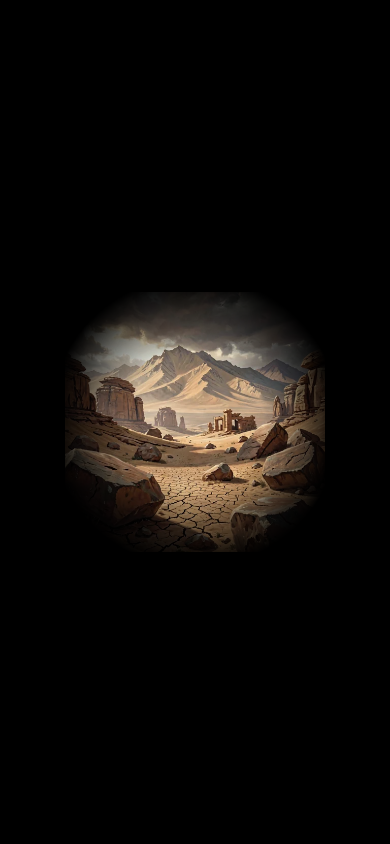
#> input picture tools/reference/pwa/arena_walkin.png, 390 x 844 px, given in place of arena_walkin.png.png, which was not available
$ python side_by_side.py ../reference/pwa/arena_walkin.png
#> lines starting #> are read from the running program, lines starting #| are printed output that depends on the picture; pictures that were not available may be replaced by others from this repository, and a replacement may not be noted
#!/usr/bin/env python3
"""Side-by-side PWA | port frame, so a layout difference can be SEEN.

  python3 tools/import/side_by_side.py hero chest
"""

import os
import sys

from PIL import Image, ImageDraw

HERE = os.path.dirname(os.path.abspath(__file__))
REF = os.path.normpath(os.path.join(HERE, "..", "reference"))
OUT = os.path.join(REF, "cmp")


def make(name):
#> called with name = '../reference/pwa/arena_walkin.png'
    a = Image.open(os.path.join(REF, "pwa", f"{name}.png")).convert("RGB")
#> a is the input picture: PIL image 390x844 RGB; mean R, G, B 15.8, 13, 10.5
    b = Image.open(os.path.join(REF, "port2", f"{name}.png")).convert("RGB")
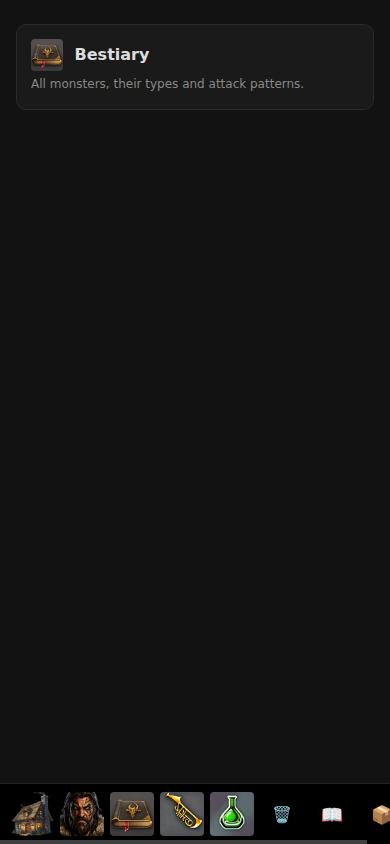
#> input picture tools/reference/pwa/bestiary.png, 390 x 844 px, given in place of arena_walkin.png.png, which was not available
#> b is the input picture: PIL image 390x844 RGB; mean R, G, B 21, 20.8, 20.4
    w, h = a.size
#> w = 390; h = 844
    gap = 20
    canvas = Image.new("RGB", (w * 2 + gap, h + 24), (20, 20, 20))
#> canvas: PIL image 800x868 RGB; every value is 20
    canvas.paste(a, (0, 24))
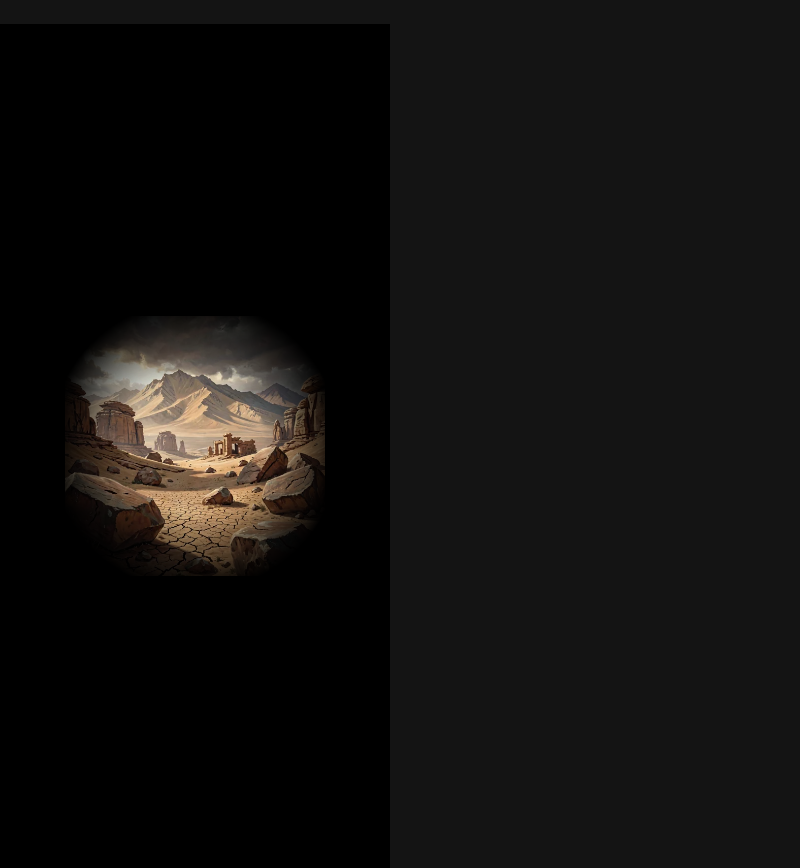
#> canvas: PIL image 800x868 RGB; mean R, G, B 18, 16.7, 15.5
    canvas.paste(b, (w + gap, 24))
    d = ImageDraw.Draw(canvas)
    d.text((6, 6), f"{name} — PWA (left)  |  PORT (right)", fill=(230, 230, 230))
    os.makedirs(OUT, exist_ok=True)
    p = os.path.join(OUT, f"{name}.png")
    canvas.save(p)
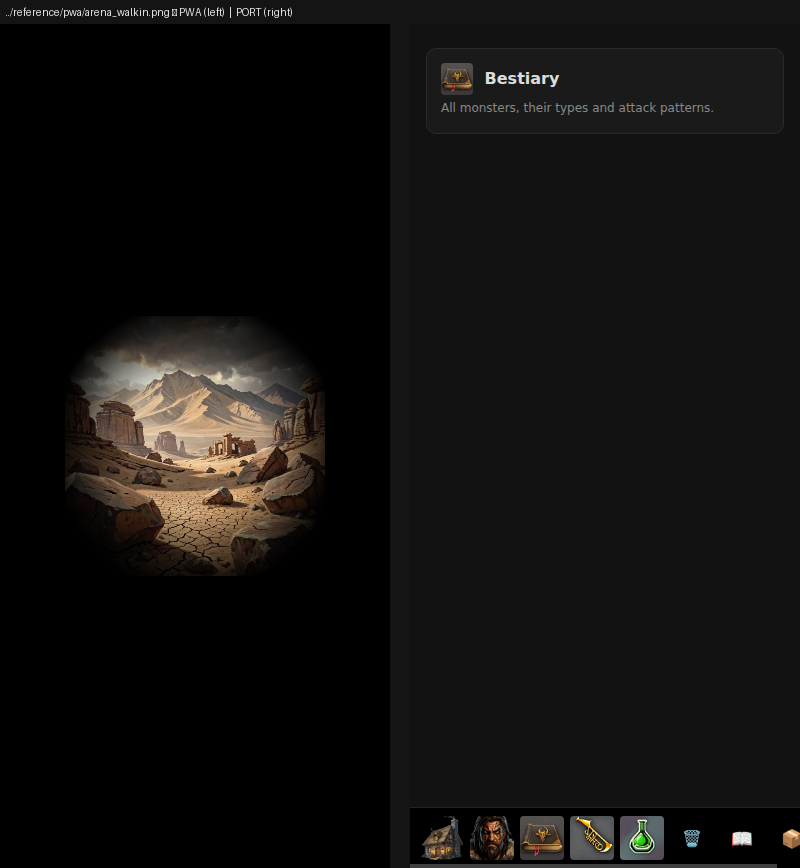
#> saved as arena_walkin.png.png: PIL image 800x868 RGB; mean R, G, B 18.7, 17.2, 15.9
    print(p)


if __name__ == "__main__":
    for n in sys.argv[1:]:
        make(n)
